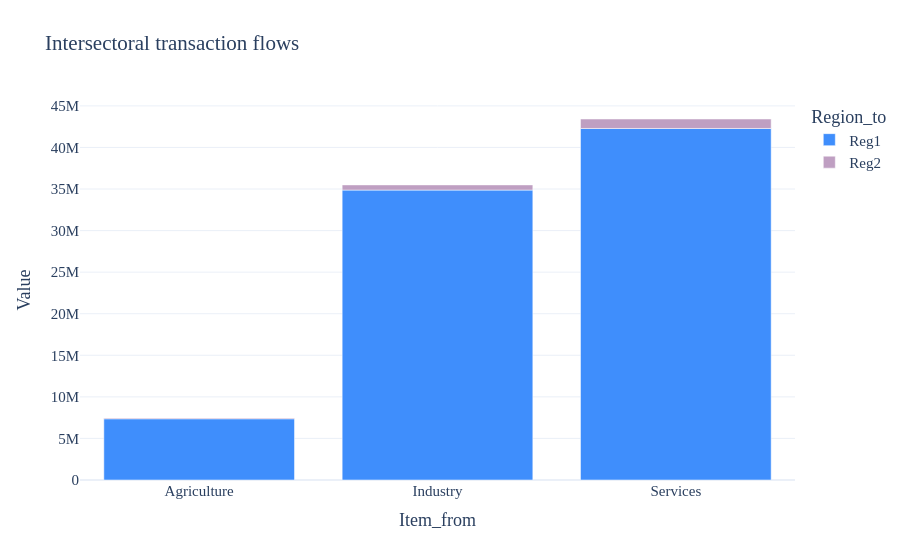

Notebook source saved alongside this figure:
### Markdown cell above
## Quick path: plot one matrix with a preset

For a first look at a matrix, pass the matrix name and let MARIO choose a useful Plotly Express mapping with a preset such as `"overview"`.

### Code cell
fig = iot.plot(
    matrix="Z",
    preset="overview",
    auto_open=False,
    path=False,
)
fig

### Figure 1 — Plotly figure (JSON) as saved in the notebook; plotly's stock layout.template omitted (floating-point values rounded to 4 significant figures)
{"data": [{"hovertemplate": "Region_to=Reg1<br>Item_from=%{x}<br>Value=%{y}<extra></extra>", "legendgroup": "Reg1", "marker": {"color": "#3F8EFC", "pattern": {"shape": ""}}, "name": "Reg1", "orientation": "v", "showlegend": true, "textposition": "auto", "type": "bar", "x": ["Agriculture", "Industry", "Services"], "xaxis": "x", "y": [7368000.0, 34870000.0, 42280000.0], "yaxis": "y"}, {"hovertemplate": "Region_to=Reg2<br>Item_from=%{x}<br>Value=%{y}<extra></extra>", "legendgroup": "Reg2", "marker": {"color": "#BF9FC2", "pattern": {"shape": ""}}, "name": "Reg2", "orientation": "v", "showlegend": true, "textposition": "auto", "type": "bar", "x": ["Agriculture", "Industry", "Services"], "xaxis": "x", "y": [104900.0, 624900.0, 1139000.0], "yaxis": "y"}], "layout": {"barmode": "relative", "font": {"family": "Verdana", "size": 15}, "legend": {"title": {"text": "Region_to"}, "tracegroupgap": 0}, "title": {"text": "Intersectoral transaction flows"}, "xaxis": {"anchor": "y", "domain": [0, 1], "title": {"text": "Item_from"}}, "yaxis": {"anchor": "x", "domain": [0, 1], "title": {"text": "Value"}}}}
